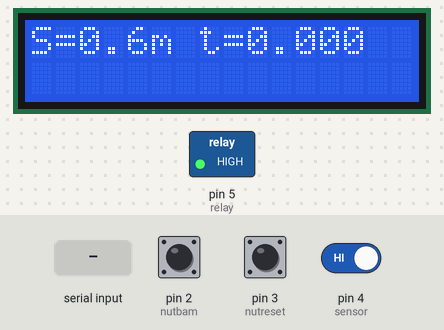
Bench run of a sketch on a simulated Arduino Uno, built with avr-gcc and run on an emulated ATmega328P. Shown: 16×2 character LCD, switched loads named in the sketch (green lamp = pin HIGH). Inputs (shaded band) come from the test bench; at power-on: pin 2 (nutbam) HIGH, pin 4 (sensor) HIGH, pin 3 (nutreset) HIGH. What the sketch prints to the serial monitor is not drawn.

Above: at 3.3 s.
3.4 s: pin 2 (nutbam) pulled LOW for 0.15 s
At 3.55 s:
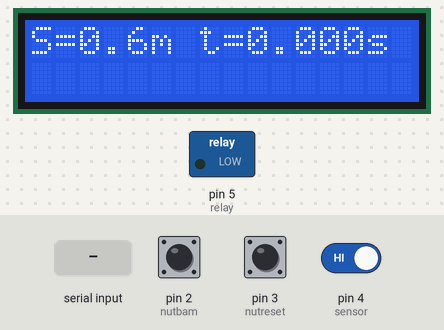
4.1 s: pin 4 (sensor) driven LOW
At 4.7 s:
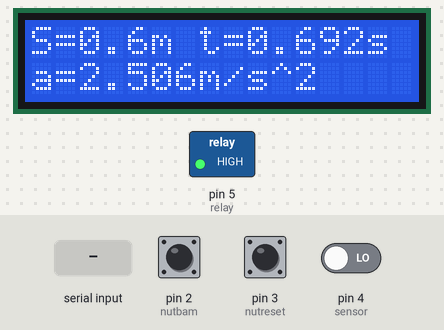
5.6 s: pin 3 (nutreset) pulled LOW for 0.15 s
At 6.8 s:
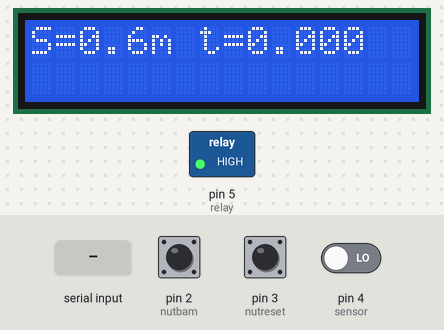
7.2 s: "0" received over Serial
At 7.9 s:
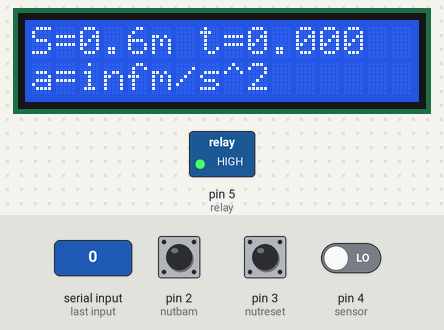
8.7 s: pin 3 (nutreset) pulled LOW for 1 s
At 9.3 s:
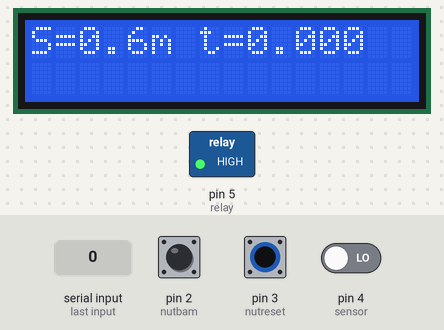
11.2 s: pin 2 (nutbam) driven LOW and pin 3 (nutreset) driven LOW
Timing chart, 0 to 14.2 s (numbered marks = the images above; inputs shaded):
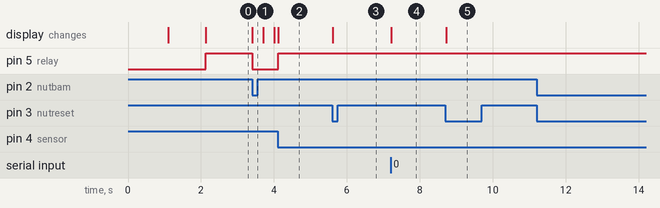

Measured:
- after the input at 3.4 s, pin 5 (relay): HIGH → LOW at once; the display: changes at once (image 1)
- after the input at 4.1 s, pin 5 (relay): LOW → HIGH at once; the display: changes at once (image 2)
- after the input at 5.6 s, the display: changes at once (image 3)
- after the input at 7.2 s, the display: changes at once (image 4)
- after the input at 8.7 s, the display: changes at once (image 5)
- after the input at 11.2 s, every drawn part: stays the same

The sketch:

main.ino
```cpp
#include <Wire.h>
#include <LiquidCrystal_I2C.h>
int nutbam = 2;
int nutreset = 3;
unsigned long start_time;
unsigned long elapsed_time;
unsigned long lastPressTime = 0;
bool onoff = false; // Biến onoff đổi sang kiểu bool
int trangthai_truoc = HIGH; // Lưu trạng thái trước đó của nút bấm
int sensor  =4;
int relay  =5;
char command;
const unsigned long interval = 20; // Khoảng thời gian chống rung
LiquidCrystal_I2C lcd(0x27, 16, 2);

void setup() {
  elapsed_time = 0;
  Serial.begin(9600);
  pinMode(nutbam, INPUT_PULLUP);
  pinMode(nutreset, INPUT_PULLUP);
  pinMode(sensor, INPUT);
  pinMode(relay, OUTPUT);
  digitalWrite(relay, LOW);
  lcd.init();
  lcd.backlight();
  lcd.print("MADE BY 10A1-PC2");
  delay(1000);
  lcd.clear();
  lcd.print("NGUYEN HUU HOA");
  lcd.setCursor(0, 1);
  lcd.print("NGUYEN VAN NHIEM");
  delay(1000);
  lcd.clear();
  lcd.setCursor(0,0);
  lcd.print("S=0.6m");
  lcd.setCursor(7, 0);
  lcd.print("t= ");
  lcd.setCursor(9, 0);
  lcd.print("0.000");
}

void cailai() {
  elapsed_time = 0;
  lcd.clear();
  lcd.setCursor(0,0);
  lcd.print("S=0.6m");
  lcd.setCursor(7, 0);
  lcd.print("t= ");
  lcd.setCursor(9, 0);
  lcd.print("0.000");
}

void loop() {
  unsigned long hientai = millis();
  int trangthai_hientai = digitalRead(nutbam);
  int reset = digitalRead(nutreset);
  int trangthai_sensor = digitalRead(sensor);
  if (Serial.available() > 0){
    command = Serial.read();
    if (command == '0'){
      onoff =true;
    }
    if (command == '1'){
      onoff = false;
    }

  }

  // Kiểm tra chống rung
  if (trangthai_hientai == LOW && trangthai_truoc == HIGH && (hientai - lastPressTime >= interval)) {
    lastPressTime = hientai;
    onoff = !onoff; // Đổi trạng thái onoff
    if (onoff==true) {
      start_time = millis();
    }

  }
  trangthai_truoc = trangthai_hientai; // Cập nhật trạng thái trước đó
  if (trangthai_sensor == LOW && onoff == true){
    onoff = false;
    Serial.println("0");
    lcd.setCursor(0,1);
    lcd.print("a=");
    float seconds = elapsed_time/1000.0;
    float giatoc = 1.2/(seconds*seconds);
    lcd.print(giatoc, 3);
    lcd.print("m/s^2");
  }
  if (reset == LOW && onoff == false){
    cailai();

  }
  if (onoff==true) {
    digitalWrite(relay, LOW);
    lcd.setCursor(9, 0);
    unsigned long current_time = millis();
    elapsed_time = current_time - start_time;
    float seconds = elapsed_time / 1000.0;
    lcd.print(seconds, 3);
    lcd.print("s");
    delay(10);
  }
  if (onoff == false){digitalWrite(relay,HIGH);}
}
```
